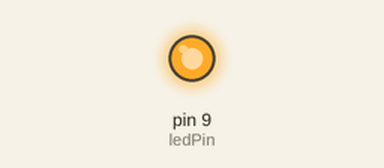
Simulated run of this sketch. Board: Arduino Uno, built with avr-gcc and run on an emulated ATmega328P. Parts: output pins drawn as LEDs (lit = HIGH).

Above: at 0.12 s.
At 2.8 s:
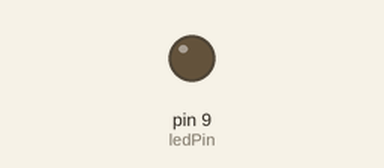
Timing chart, 0 to 5.2 s (numbered marks = the images above):
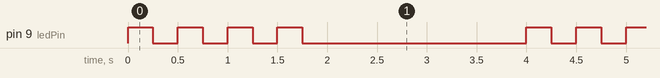

The sketch:

_4-quick-blinks.ino
```cpp
int ledPin = 9;
int timer = 250;
int intensity = 255;

void setup() {
  pinMode(ledPin, OUTPUT);
}

void loop() {
  for(int i=0; i < 4; i++){
    analogWrite(ledPin, intensity);
    delay(timer);

    analogWrite(ledPin, 0);
    delay(timer);
  }

  delay(2000);
}
```

Measured:
- by itself, pin 9 (ledPin): repeats every 4.0 s: 3 × (LOW 0.25 s, HIGH 0.25 s), LOW 2.3 s, HIGH 0.25 s
- by itself, everything shown: repeats every 4.0 s, in 8 steps
